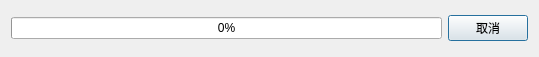
<?xml version="1.0" encoding="UTF-8"?>
<ui version="4.0">
 <class>SendDlg</class>
 <widget class="QDialog" name="SendDlg">
  <property name="geometry">
   <rect>
    <x>0</x>
    <y>0</y>
    <width>539</width>
    <height>57</height>
   </rect>
  </property>
  <property name="windowTitle">
   <string>正在上传</string>
  </property>
  <layout class="QHBoxLayout" name="horizontalLayout">
   <item>
    <widget class="QProgressBar" name="progressBar">
     <property name="value">
      <number>0</number>
     </property>
    </widget>
   </item>
   <item>
    <widget class="QPushButton" name="btnCancel">
     <property name="text">
      <string>取消</string>
     </property>
    </widget>
   </item>
  </layout>
 </widget>
 <layoutdefault spacing="6" margin="11"/>
 <resources/>
 <connections/>
</ui>
